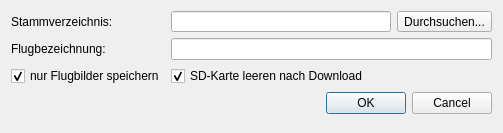
<?xml version="1.0" encoding="UTF-8"?>
<ui version="4.0">
 <class>Dialog</class>
 <widget class="QDialog" name="Dialog">
  <property name="geometry">
   <rect>
    <x>0</x>
    <y>0</y>
    <width>503</width>
    <height>133</height>
   </rect>
  </property>
  <property name="windowTitle">
   <string>Dialog</string>
  </property>
  <layout class="QFormLayout" name="formLayout">
   <item row="0" column="0">
    <widget class="QLabel" name="label">
     <property name="text">
      <string>Stammverzeichnis:</string>
     </property>
    </widget>
   </item>
   <item row="0" column="1">
    <layout class="QHBoxLayout" name="horizontalLayout">
     <item>
      <widget class="QLineEdit" name="pathBox">
       <property name="minimumSize">
        <size>
         <width>0</width>
         <height>20</height>
        </size>
       </property>
      </widget>
     </item>
     <item>
      <widget class="QToolButton" name="pathButton">
       <property name="sizePolicy">
        <sizepolicy hsizetype="Fixed" vsizetype="Fixed">
         <horstretch>0</horstretch>
         <verstretch>0</verstretch>
        </sizepolicy>
       </property>
       <property name="minimumSize">
        <size>
         <width>0</width>
         <height>20</height>
        </size>
       </property>
       <property name="text">
        <string>Durchsuchen...</string>
       </property>
      </widget>
     </item>
    </layout>
   </item>
   <item row="1" column="0">
    <widget class="QLabel" name="label_2">
     <property name="text">
      <string>Flugbezeichnung:</string>
     </property>
    </widget>
   </item>
   <item row="1" column="1">
    <widget class="QLineEdit" name="nameBox">
     <property name="minimumSize">
      <size>
       <width>0</width>
       <height>20</height>
      </size>
     </property>
    </widget>
   </item>
   <item row="3" column="0" colspan="2">
    <widget class="QDialogButtonBox" name="buttonBox">
     <property name="orientation">
      <enum>Qt::Horizontal</enum>
     </property>
     <property name="standardButtons">
      <set>QDialogButtonBox::Cancel|QDialogButtonBox::Ok</set>
     </property>
    </widget>
   </item>
   <item row="2" column="0">
    <widget class="QCheckBox" name="nurFlugBilder">
     <property name="text">
      <string>nur Flugbilder speichern</string>
     </property>
     <property name="checked">
      <bool>true</bool>
     </property>
    </widget>
   </item>
   <item row="2" column="1">
    <widget class="QCheckBox" name="SDCard_leeren">
     <property name="text">
      <string>SD-Karte leeren nach Download</string>
     </property>
     <property name="checked">
      <bool>true</bool>
     </property>
    </widget>
   </item>
  </layout>
 </widget>
 <resources/>
 <connections>
  <connection>
   <sender>buttonBox</sender>
   <signal>accepted()</signal>
   <receiver>Dialog</receiver>
   <slot>accept()</slot>
   <hints>
    <hint type="sourcelabel">
     <x>248</x>
     <y>254</y>
    </hint>
    <hint type="destinationlabel">
     <x>157</x>
     <y>274</y>
    </hint>
   </hints>
  </connection>
  <connection>
   <sender>buttonBox</sender>
   <signal>rejected()</signal>
   <receiver>Dialog</receiver>
   <slot>reject()</slot>
   <hints>
    <hint type="sourcelabel">
     <x>316</x>
     <y>260</y>
    </hint>
    <hint type="destinationlabel">
     <x>286</x>
     <y>274</y>
    </hint>
   </hints>
  </connection>
 </connections>
</ui>
